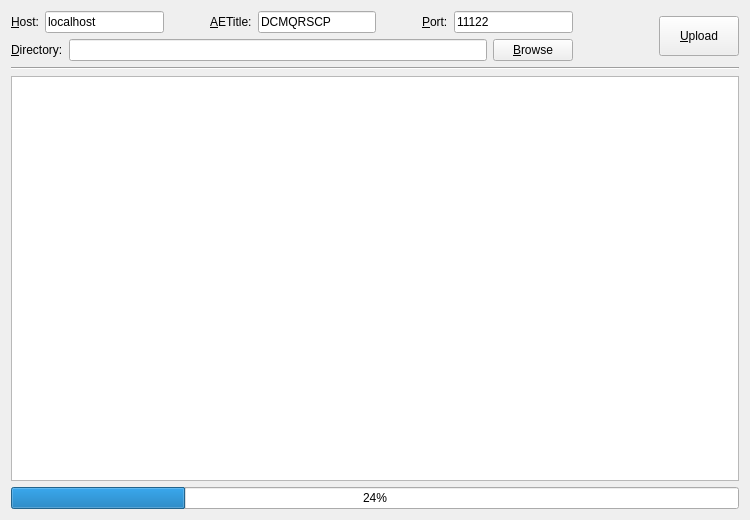
<?xml version="1.0" encoding="UTF-8"?>
<ui version="4.0">
 <class>MainWindow</class>
 <widget class="QMainWindow" name="MainWindow">
  <property name="geometry">
   <rect>
    <x>0</x>
    <y>0</y>
    <width>750</width>
    <height>520</height>
   </rect>
  </property>
  <property name="font">
   <font>
    <pointsize>9</pointsize>
   </font>
  </property>
  <property name="windowTitle">
   <string>DICOM Transfer Client</string>
  </property>
  <widget class="QWidget" name="centralWidget">
   <layout class="QVBoxLayout" name="verticalLayout_2">
    <item>
     <layout class="QHBoxLayout" name="horizontalLayout_3">
      <item>
       <layout class="QVBoxLayout" name="verticalLayout">
        <item>
         <layout class="QHBoxLayout" name="horizontalLayout">
          <item>
           <widget class="QLabel" name="label">
            <property name="text">
             <string>&amp;Host:</string>
            </property>
            <property name="buddy">
             <cstring>lineEdit_Host</cstring>
            </property>
           </widget>
          </item>
          <item>
           <widget class="QLineEdit" name="lineEdit_Host">
            <property name="text">
             <string>localhost</string>
            </property>
           </widget>
          </item>
          <item>
           <spacer name="horizontalSpacer">
            <property name="orientation">
             <enum>Qt::Horizontal</enum>
            </property>
            <property name="sizeType">
             <enum>QSizePolicy::Maximum</enum>
            </property>
            <property name="sizeHint" stdset="0">
             <size>
              <width>40</width>
              <height>20</height>
             </size>
            </property>
           </spacer>
          </item>
          <item>
           <widget class="QLabel" name="label_2">
            <property name="text">
             <string>&amp;AETitle:</string>
            </property>
            <property name="buddy">
             <cstring>lineEdit_AETitle</cstring>
            </property>
           </widget>
          </item>
          <item>
           <widget class="QLineEdit" name="lineEdit_AETitle">
            <property name="text">
             <string>DCMQRSCP</string>
            </property>
           </widget>
          </item>
          <item>
           <spacer name="horizontalSpacer_2">
            <property name="orientation">
             <enum>Qt::Horizontal</enum>
            </property>
            <property name="sizeType">
             <enum>QSizePolicy::Maximum</enum>
            </property>
            <property name="sizeHint" stdset="0">
             <size>
              <width>40</width>
              <height>20</height>
             </size>
            </property>
           </spacer>
          </item>
          <item>
           <widget class="QLabel" name="label_3">
            <property name="text">
             <string>&amp;Port:</string>
            </property>
            <property name="buddy">
             <cstring>lineEdit_Port</cstring>
            </property>
           </widget>
          </item>
          <item>
           <widget class="QLineEdit" name="lineEdit_Port">
            <property name="text">
             <string>11122</string>
            </property>
           </widget>
          </item>
         </layout>
        </item>
        <item>
         <layout class="QHBoxLayout" name="horizontalLayout_2">
          <item>
           <widget class="QLabel" name="label_4">
            <property name="text">
             <string>&amp;Directory:</string>
            </property>
            <property name="buddy">
             <cstring>lineEdit_Directory</cstring>
            </property>
           </widget>
          </item>
          <item>
           <widget class="QLineEdit" name="lineEdit_Directory"/>
          </item>
          <item>
           <widget class="QPushButton" name="btnBrowse">
            <property name="text">
             <string>&amp;Browse</string>
            </property>
           </widget>
          </item>
         </layout>
        </item>
       </layout>
      </item>
      <item>
       <spacer name="horizontalSpacer_3">
        <property name="orientation">
         <enum>Qt::Horizontal</enum>
        </property>
        <property name="sizeType">
         <enum>QSizePolicy::Maximum</enum>
        </property>
        <property name="sizeHint" stdset="0">
         <size>
          <width>80</width>
          <height>20</height>
         </size>
        </property>
       </spacer>
      </item>
      <item>
       <widget class="QPushButton" name="btnUpload">
        <property name="minimumSize">
         <size>
          <width>0</width>
          <height>40</height>
         </size>
        </property>
        <property name="text">
         <string>&amp;Upload</string>
        </property>
       </widget>
      </item>
     </layout>
    </item>
    <item>
     <widget class="Line" name="line">
      <property name="orientation">
       <enum>Qt::Horizontal</enum>
      </property>
     </widget>
    </item>
    <item>
     <widget class="QListWidget" name="listWidget">
      <property name="font">
       <font>
        <pointsize>8</pointsize>
       </font>
      </property>
     </widget>
    </item>
    <item>
     <widget class="QProgressBar" name="progressBar">
      <property name="value">
       <number>24</number>
      </property>
     </widget>
    </item>
   </layout>
  </widget>
 </widget>
 <layoutdefault spacing="6" margin="11"/>
 <resources/>
 <connections/>
</ui>
